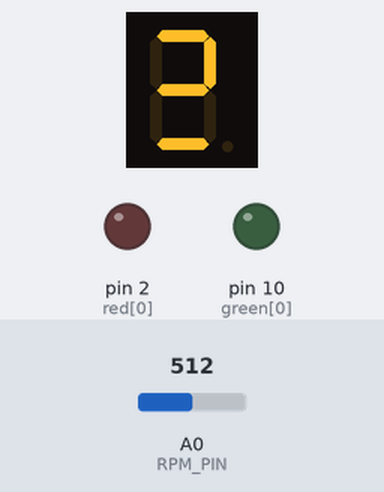
Recording of a sketch running on a simulated Arduino Uno, built with avr-gcc and run on an emulated ATmega328P. On the bench: 1-digit seven-segment display, output pins drawn as LEDs (lit = HIGH). Wiring (inferred from the names in the program): 1-digit 7-segment display, segments lit when HIGH: segments pin 9, pin 8, pin 7, pin 6, pin 5, pin 4, pin 3. Inputs (shaded band) come from the test bench; at power-on: A0 (RPM_PIN) = 512. The segment pins are drawn as the display they are named for; pins used as bus, display or sensor lines are not drawn; what the sketch prints to the serial monitor is not drawn.

Above: at 1.9 s.
At 5.5 s:
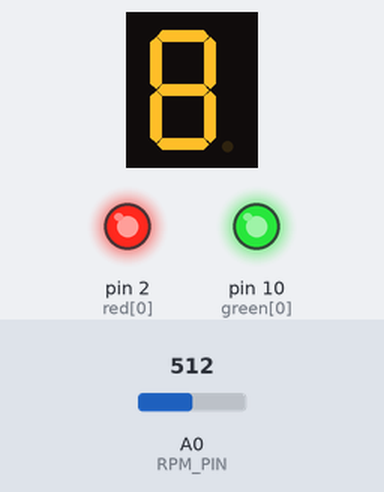
5.6 s: A0 (RPM_PIN) set to 870
8.6 s: A0 (RPM_PIN) set to 890
At 9.6 s:
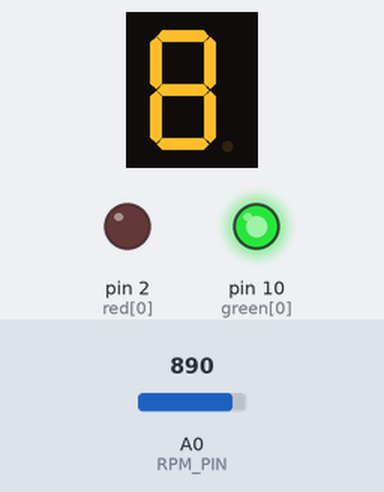
11.6 s: A0 (RPM_PIN) set to 989
14.6 s: A0 (RPM_PIN) set to 1018
At 14.7 s:
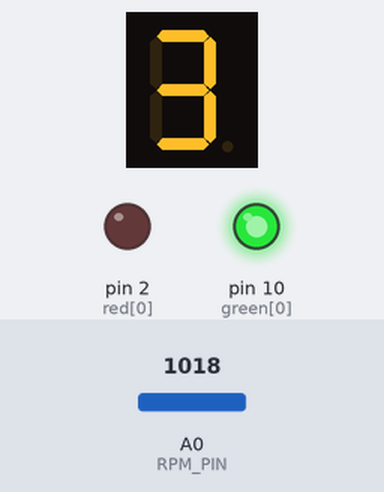
16.5 s: A0 (RPM_PIN) set to 900
At 17.5 s:
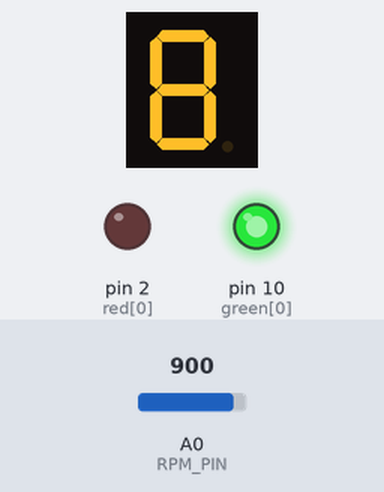
Timing chart, 0 to 19.5 s (numbered marks = the images above; inputs shaded):
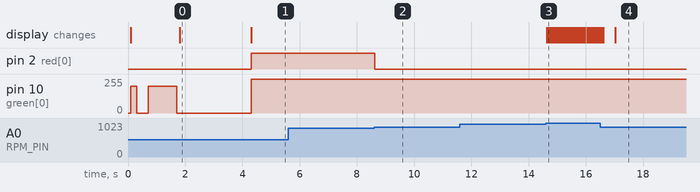

The sketch:

RGB_RPM_V1.ino
```cpp
/*
For RGB pins LOW = ON, HIGH = OFF
each segment represents 210 RPM incriments

*/

//7SEG pin setup
int A = 40;  // 7                                       _ 5
int B = 42;  // 6                                     0|__| 6
int C = 32;  // 4                                     4| 1|2
int D = 34;  // 2                                       --3   .7
int E = 36;  // 1
int F = 38;  // 9
int G = 44;  // 10
int DP= 30;  // 5
int seg[]={A,B,C,D,E,F,G,DP};
int sLen = 8;


//RPM Simulation variable PIN
int RPM_PIN = 0;
int RPM = 0;
int setC = 0;
int setA = 0;

//Anodes
int aLen = 2;

int red[] = {2,3,4,0};
int Red1 = 2;
int Red2 = 3;
int Red3 = 4;

int green[] = {10,9,8,0};
int Green1 = 10;
int Green2 = 9;
int Green3 = 8;

int blue[] = {7,6,5,0};
int Blue1 = 7;
int Blue2 = 6;
int Blue3 = 5;

//Cathode Pin setup                         1   -   2   -  3
int C1 = 46;   //C1 - 46            RPM - ..210 - ..420 - ..630
int C2 = 48;   //C2 - 48            RPM - ..840 - .1050 - .1260
int C3 = 49;   //C3 - 49            RPM - .1470 - .1680 - .1890
int C4 = 47;   //C4 - 47            RPM - .2100 - .2310 - .2520
int C5 = 45;   //C5 - 45            RPM - .2730 - .2940 - .3150
int C6 = 43;   //C6 - 43            RPM - .3360 - .3570 - .3780
int C7 = 41;   //C7 - 41            RPM - .3990 - .4200 - .4410
int C8 = 39;   //C8 - 39            RPM - .4620 - .4830 - .5040
int C9 = 37;   //C9 - 23            RPM - .5250 - .5460 - .5670
int C10 = 33;   //C10- 25           RPM - .5880 - .6090 - .6300
int C11 = 35;   //C11- 27           RPM - .6510 - .6720 - .6930
int C12 = 31;   //C12- 29           RPM - .7140 - .7350 - .7560
int C13 = 28;   //C13- 31           RPM - .7770 - .7980 - .8190
int C14 = 26;   //C14- 33           RPM - .8400 - .8610 - .8820
int C15 = 24;   //C15- 35           RPM - .9030 - .9240 - .9450
int C16 = 22;   //C16- 37           RPM - .9660 - .9870 - 10080

int cLen = 16;
int cathode[] = {C1,C2,C3,C4,C5,C6,C7,C8,C9,C10,C11,C12,C13,C14,C15,C16,0};

void setup() {

  ////////////////////////////////////////////////////////DEBUGGING Stuff
  //Potentiameter input
  pinMode(RPM_PIN,INPUT);

  //  setup serial
  Serial.begin(9600);

  /////////////////////////////////////////////////////// 7 Segment pinout control

  for(int sPin = 0; sPin < sLen; sPin++){
    pinMode(seg[sPin],OUTPUT);
  }

  ////////////////////////////////////////////////////////RGB Anode control

  ////////////////////////////////////////////////////////RED
  for (int aPin = 0; aPin < aLen; aPin++) {
    pinMode(red[aPin], OUTPUT);
  }

  ///////////////////////////////////////////////////////Green
  for (int aPin = 0; aPin < aLen; aPin++) {
    pinMode(green[aPin], OUTPUT);
  }

  ///////////////////////////////////////////////////////Blue
  for (int aPin = 0; aPin < aLen; aPin++) {
    pinMode(blue[aPin], OUTPUT);
  }

  ///////////////////////////////////////////////////////Cathode Control
    for (int cPin = 0; cPin < cLen; cPin++) {
    pinMode(cathode[cPin], OUTPUT);
  }

  initialize();
}


void loop() {

RPM = analogRead(RPM_PIN);
RPM = RPM*10;

////////////////////////////////////Set RPM Limits

if(RPM >= 210 && RPM <= 630){
  setC = 0;
    Green_LED(1);
    one();
}
else if(RPM >= 631 && RPM <= 1260){
  setC = 1;
    Green_LED(1);
    one();
}
else if(RPM >= 1261 && RPM <= 1890){
  setC = 2;
    Green_LED(1);
    two();
}
else if(RPM >= 1891 && RPM <= 2520){
  setC = 3;
    Green_LED(1);
    two();
}
else if(RPM >= 2521 && RPM <= 3150){
  setC = 4;
    Green_LED(1);
    three();
}
else if(RPM >= 3151 && RPM <= 3780){
  setC = 5;
    Green_LED(1);
    three();
}
else if(RPM >= 3781 && RPM <= 4410){
  setC = 6;
    Green_LED(1);
    four();
}
else if(RPM >= 4411 && RPM <= 5040){
  setC = 7;
    Green_LED(1);
    four();
}
else if(RPM >= 5041 && RPM <= 5670){
  setC = 8;
    Green_LED(1);
    five();
}
else if(RPM >= 5671 && RPM <= 6300){
  setC = 9;
    Green_LED(1);
    five();
}
else if(RPM >= 6301 && RPM <= 6930){
  setC = 10;
    Green_LED(1);
    six();
}
else if(RPM >= 6931 && RPM <= 7560){
  setC = 11;
    Green_LED(1);
    six();
}
else if(RPM >= 7561 && RPM <= 8190){
  setC = 12;
    Blue_LED(1);
    seven();
}
else if(RPM >= 8191 && RPM <= 8820){
  setC = 13;
    Blue_LED(1);
    eight();
}
else if(RPM >= 8821 && RPM <= 9450){
  setC = 14;
    Red_LED(1);
    nine();
}
else if(RPM >= 9451 && RPM <= 10000){
  setC = 15;
    Red_LED(1);
    zero();
}
else if(RPM > 10001){
Flash_LED(70,1,'r');       //speed in milliseconds, brightness 0-255, color r = red, g = green, b = blue
dot();
}
else
zero();


///////////////////////////////////////////////////Debug Values
Serial.print("Cathode: ");
Serial.println(setC);
Serial.print("Anode: ");
Serial.println(setA);
Serial.print("RPM: ");
Serial.println(RPM);

/////////////////////////////////////////////////Writing LEDs with color

  section_LED(setC);
  reset();

////////////////////////////////////////////////////7 seg test code

  segOff();
}


//**************************LED FUNCTIONS****************************************//

///////////////////////////////////////////////////////////LED set color functions
void Red_LED(int bright){
  for(int aRed = 0; aRed <= aLen; aRed++){
        analogWrite(red[aRed],bright);
        analogWrite(red[aRed+1],255);
}
}

void Green_LED(int bright){
  for(int aGreen = 0; aGreen <= aLen; aGreen++){
        analogWrite(green[aGreen],bright);
        analogWrite(green[aGreen+1],255);
}
}

void Blue_LED(int bright){
  for(int aBlue = 0; aBlue <= aLen; aBlue++){
       analogWrite(blue[aBlue],bright);
       analogWrite(blue[aBlue+1],255);
}
}
/////////////////////////////////////////////////////////////////////////////////

/////////////////////////////////////////////////////LED Cathode section function
void section_LED(int set){
  for(int cath = 0; cath <= set; cath++){
  digitalWrite(cathode[cath],HIGH);

  digitalWrite(cathode[cath+1],LOW);
}
}
////////////////////////////////////////////////////////////////////////////////

////////////////////////////////////////////////////FLASH Function (SHIFT FLASH)
void Flash_LED(int Speed, int bright, char color){

if(color == 'r'){
           for(int c = 0; c<=cLen; c++){
              digitalWrite(cathode[c],HIGH);
           }
              Red_LED(bright);
              delay(Speed);
           for(int c = 0; c <= cLen; c++){
             digitalWrite(cathode[c],LOW);
           }
              delay(Speed);
              Red_LED(255);
          }
else if(color == 'b'){
           for(int c = 0; c<=cLen; c++){
              digitalWrite(cathode[c],HIGH);
           }
              Blue_LED(bright);
              delay(Speed);
           for(int c = 0; c <= cLen; c++){
             digitalWrite(cathode[c],LOW);
           }
              delay(Speed);
              Blue_LED(255);
          }
else if(color == 'g'){
           for(int c = 0; c<=cLen; c++){
              digitalWrite(cathode[c],HIGH);
           }
              Green_LED(bright);
              delay(Speed);
           for(int c = 0; c <= cLen; c++){
             digitalWrite(cathode[c],LOW);
           }
              delay(Speed);
              Green_LED(255);
          }
}
////////////////////////////////////////////////////////////////////////////////

//////////////////////////////////////////////////////////////INITIALIZE
void initialize()
{
    for(int cath = 0; cath <= cLen; cath++)
      {
          digitalWrite(cathode[cath],HIGH);
          delay(100);
          Red_LED(100);
          Blue_LED(1);
          Green_LED(200);
      }


    for(int cath = 0; cath <= cLen; cath++)
      {
          digitalWrite(cathode[cath],LOW);
          delay(100);

      }


    for(int segSection = 0; segSection <= sLen; segSection++)
      {
          digitalWrite(seg[segSection],HIGH);
           delay(100);
      }
    reset();
}


void reset()
{
  Red_LED(255);
  Blue_LED(255);
  Green_LED(255);
}

void segOff()
{
  digitalWrite(seg[0],HIGH);
  digitalWrite(seg[1],HIGH);
  digitalWrite(seg[2],HIGH);
  digitalWrite(seg[3],HIGH);
  digitalWrite(seg[4],HIGH);
  digitalWrite(seg[5],HIGH);
  digitalWrite(seg[6],HIGH);
  digitalWrite(seg[7],HIGH);
}

void zero()
{
  digitalWrite(seg[0],LOW);
  digitalWrite(seg[5],LOW);
  digitalWrite(seg[6],LOW);
  digitalWrite(seg[2],LOW);
  digitalWrite(seg[3],LOW);
  digitalWrite(seg[4],LOW);
}

void one()
{
  digitalWrite(seg[6],LOW);
  digitalWrite(seg[2],LOW);
}

void two()
{
  digitalWrite(seg[5],LOW);
  digitalWrite(seg[6],LOW);
  digitalWrite(seg[1],LOW);
  digitalWrite(seg[4],LOW);
  digitalWrite(seg[3],LOW);
}

void three()
{
  digitalWrite(seg[5],LOW);
  digitalWrite(seg[6],LOW);
  digitalWrite(seg[1],LOW);
  digitalWrite(seg[2],LOW);
  digitalWrite(seg[3],LOW);
}

void four()
{
  digitalWrite(seg[0],LOW);
  digitalWrite(seg[1],LOW);
  digitalWrite(seg[6],LOW);
  digitalWrite(seg[2],LOW);

}

void five()
{
  digitalWrite(seg[5],LOW);
  digitalWrite(seg[0],LOW);
  digitalWrite(seg[1],LOW);
  digitalWrite(seg[2],LOW);
  digitalWrite(seg[3],LOW);
}

void six()
{
  digitalWrite(seg[5],LOW);
  digitalWrite(seg[0],LOW);
  digitalWrite(seg[1],LOW);
  digitalWrite(seg[2],LOW);
  digitalWrite(seg[3],LOW);
  digitalWrite(seg[4],LOW);
}

void seven()
{
  digitalWrite(seg[0],LOW);
  digitalWrite(seg[5],LOW);
  digitalWrite(seg[6],LOW);
  digitalWrite(seg[2],LOW);
}

void eight()
{
  digitalWrite(seg[0],LOW);
  digitalWrite(seg[1],LOW);
  digitalWrite(seg[2],LOW);
  digitalWrite(seg[3],LOW);
  digitalWrite(seg[4],LOW);
  digitalWrite(seg[5],LOW);
  digitalWrite(seg[6],LOW);
}

void nine()
{
  digitalWrite(seg[0],LOW);
  digitalWrite(seg[5],LOW);
  digitalWrite(seg[6],LOW);
  digitalWrite(seg[1],LOW);
  digitalWrite(seg[2],LOW);
}

void neutral()
{
  digitalWrite(seg[4],LOW);
  digitalWrite(seg[1],LOW);
  digitalWrite(seg[2],LOW);
}

void dot()
{
  digitalWrite(seg[7],LOW);
}
```

Measured:
- the behaviour switches between 882 and 883 on A0 (RPM_PIN) (found by bisection; images 1 and 2)
- after the input at 8.6 s, pin 2 (red[0]): HIGH → LOW at once
- what the display in image 0 shows lasts 2.5 s, from 1.8 s to 4.3 s
